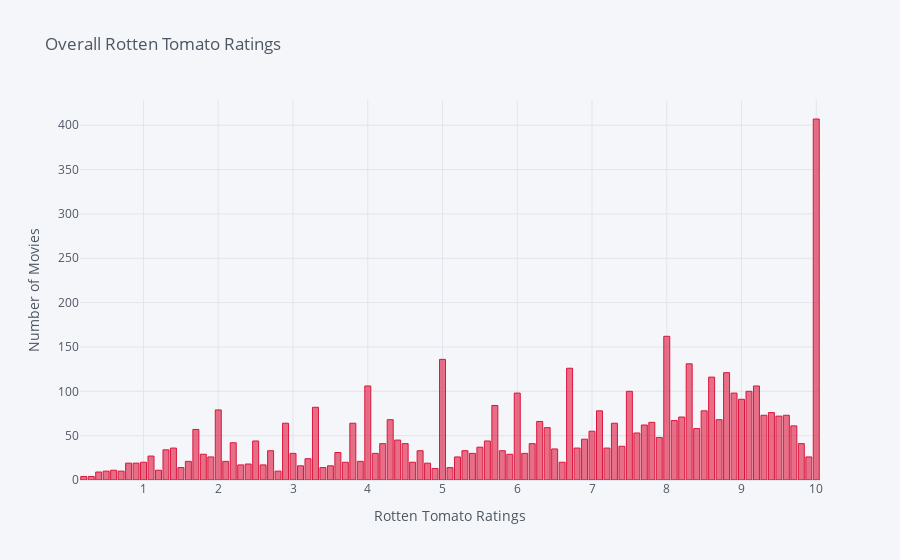

Notebook cell for this chart:
### Markdown cell above
#  Overall Rotten Tomatoes Ratings

### Code cell
data['Rotten Tomatoes'].value_counts().iplot(kind='bar',
                                             colors='crimson',
                                             xTitle="Rotten Tomato Ratings",
                                             yTitle="Number of Movies",
                                             title="Overall Rotten Tomato Ratings")

### Figure 1 — Plotly figure (JSON) as saved in the notebook; plotly's stock layout.template omitted (floating-point values rounded to 4 significant figures)
{"data": [{"marker": {"color": "rgba(220, 20, 60, 0.6)", "line": {"color": "rgba(220, 20, 60, 1.0)", "width": 1}}, "name": "Rotten Tomatoes", "orientation": "v", "text": "", "type": "bar", "x": [10, 8, 5, 8.3, 6.7, 8.8, 8.6, 9.2, 4, 9.1, 7.5, 6, 8.9, 9, 5.7, 3.3, 2, 7.1, 8.5, 9.4, 9.6, 9.3, 9.5, 8.2, 8.7, 4.3, 8.1, 6.3, 7.8, 2.9, 7.3, 3.8, 7.7, 9.7, 6.4, 8.4, 1.7, 7, 7.6, 7.9, 6.9, 4.4, 2.5, 5.6, 2.2, 6.2, 4.5, 4.2, 9.8, 7.4, 5.5, 6.8, 7.2, 1.4, 6.5, 1.3, 5.3, 5.8, 4.7, 2.7, 3.6, 4.1, 6.1, 3, 5.4, 1.8, 5.9, 1.1, 5.2, 9.9, 1.9, 3.2, 3.9, 1.6, 2.1, 6.6, 3.7, 1, 4.6, 4.8, 0.8, 0.9, 2.4, 2.6, 2.3, 3.1, 3.5, 3.4, 1.5, 5.1, 4.9, 0.6, 1.2, 0.5, 0.7, 2.8, 0.4, 0.2, 0.3], "y": [407, 162, 136, 131, 126, 121, 116, 106, 106, 100, 100, 98, 98, 91, 84, 82, 79, 78, 78, 76, 73, 73, 72, 71, 68, 68, 67, 66, 65, 64, 64, 64, 62, 61, 59, 58, 57, 55, 53, 48, 46, 45, 44, 44, 42, 41, 41, 41, 41, 38, 37, 36, 36, 36, 35, 34, 33, 33, 33, 33, 31, 30, 30, 30, 30, 29, 29, 27, 26, 26, 26, 24, 21, 21, 21, 20, 20, 20, 20, 19, 19, 19, 18, 17, 17, 16, 16, 14, 14, 14, 13, 11, 11, 10, 10, 10, 9, 4, 4]}], "layout": {"legend": {"bgcolor": "#F5F6F9", "font": {"color": "#4D5663"}}, "paper_bgcolor": "#F5F6F9", "plot_bgcolor": "#F5F6F9", "title": {"font": {"color": "#4D5663"}, "text": "Overall Rotten Tomato Ratings"}, "xaxis": {"gridcolor": "#E1E5ED", "showgrid": true, "tickfont": {"color": "#4D5663"}, "title": {"font": {"color": "#4D5663"}, "text": "Rotten Tomato Ratings"}, "zerolinecolor": "#E1E5ED"}, "yaxis": {"gridcolor": "#E1E5ED", "showgrid": true, "tickfont": {"color": "#4D5663"}, "title": {"font": {"color": "#4D5663"}, "text": "Number of Movies"}, "zerolinecolor": "#E1E5ED"}}}
